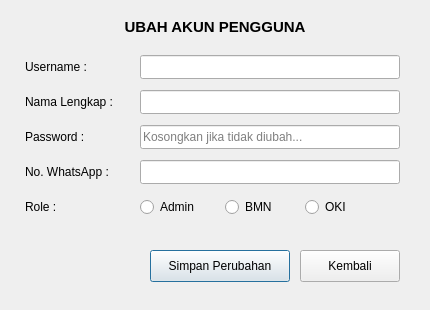
<?xml version="1.0" encoding="UTF-8"?>
<ui version="4.0">
 <class>DialogUbahAkun</class>
 <widget class="QDialog" name="DialogUbahAkun">
  <property name="geometry">
   <rect>
    <x>0</x>
    <y>0</y>
    <width>430</width>
    <height>310</height>
   </rect>
  </property>
  <property name="windowTitle">
   <string>Ubah Akun Pengguna</string>
  </property>
  <widget class="QLabel" name="lblJudul">
   <property name="geometry">
    <rect>
     <x>10</x>
     <y>15</y>
     <width>410</width>
     <height>24</height>
    </rect>
   </property>
   <property name="font">
    <font>
     <pointsize>11</pointsize>
     <weight>75</weight>
     <bold>true</bold>
    </font>
   </property>
   <property name="text">
    <string>UBAH AKUN PENGGUNA</string>
   </property>
   <property name="alignment">
    <set>Qt::AlignCenter</set>
   </property>
  </widget>
  <widget class="QLabel" name="lblUsername">
   <property name="geometry">
    <rect>
     <x>25</x>
     <y>55</y>
     <width>105</width>
     <height>24</height>
    </rect>
   </property>
   <property name="text">
    <string>Username :</string>
   </property>
  </widget>
  <widget class="QLineEdit" name="txtUsername">
   <property name="geometry">
    <rect>
     <x>140</x>
     <y>55</y>
     <width>260</width>
     <height>24</height>
    </rect>
   </property>
  </widget>
  <widget class="QLabel" name="lblNama">
   <property name="geometry">
    <rect>
     <x>25</x>
     <y>90</y>
     <width>105</width>
     <height>24</height>
    </rect>
   </property>
   <property name="text">
    <string>Nama Lengkap :</string>
   </property>
  </widget>
  <widget class="QLineEdit" name="txtNama">
   <property name="geometry">
    <rect>
     <x>140</x>
     <y>90</y>
     <width>260</width>
     <height>24</height>
    </rect>
   </property>
  </widget>
  <widget class="QLabel" name="lblPassword">
   <property name="geometry">
    <rect>
     <x>25</x>
     <y>125</y>
     <width>105</width>
     <height>24</height>
    </rect>
   </property>
   <property name="text">
    <string>Password :</string>
   </property>
  </widget>
  <widget class="QLineEdit" name="txtPassword">
   <property name="geometry">
    <rect>
     <x>140</x>
     <y>125</y>
     <width>260</width>
     <height>24</height>
    </rect>
   </property>
   <property name="echoMode">
    <enum>QLineEdit::Password</enum>
   </property>
   <property name="placeholderText">
    <string>Kosongkan jika tidak diubah...</string>
   </property>
  </widget>
  <widget class="QLabel" name="lblNoWa">
   <property name="geometry">
    <rect>
     <x>25</x>
     <y>160</y>
     <width>105</width>
     <height>24</height>
    </rect>
   </property>
   <property name="text">
    <string>No. WhatsApp :</string>
   </property>
  </widget>
  <widget class="QLineEdit" name="txtNoWa">
   <property name="geometry">
    <rect>
     <x>140</x>
     <y>160</y>
     <width>260</width>
     <height>24</height>
    </rect>
   </property>
  </widget>
  <widget class="QLabel" name="lblRole">
   <property name="geometry">
    <rect>
     <x>25</x>
     <y>195</y>
     <width>105</width>
     <height>24</height>
    </rect>
   </property>
   <property name="text">
    <string>Role :</string>
   </property>
  </widget>
  <widget class="QRadioButton" name="radioAdmin">
   <property name="geometry">
    <rect>
     <x>140</x>
     <y>195</y>
     <width>75</width>
     <height>24</height>
    </rect>
   </property>
   <property name="text">
    <string>Admin</string>
   </property>
  </widget>
  <widget class="QRadioButton" name="radioBMN">
   <property name="geometry">
    <rect>
     <x>225</x>
     <y>195</y>
     <width>70</width>
     <height>24</height>
    </rect>
   </property>
   <property name="text">
    <string>BMN</string>
   </property>
  </widget>
  <widget class="QRadioButton" name="radioOKI">
   <property name="geometry">
    <rect>
     <x>305</x>
     <y>195</y>
     <width>70</width>
     <height>24</height>
    </rect>
   </property>
   <property name="text">
    <string>OKI</string>
   </property>
  </widget>
  <widget class="QPushButton" name="btnSimpan">
   <property name="geometry">
    <rect>
     <x>150</x>
     <y>250</y>
     <width>140</width>
     <height>32</height>
    </rect>
   </property>
   <property name="text">
    <string>Simpan Perubahan</string>
   </property>
   <property name="icon">
    <iconset>
     <normaloff>../icon/transfer-data.png</normaloff>../icon/transfer-data.png</iconset>
   </property>
  </widget>
  <widget class="QPushButton" name="btnKembali">
   <property name="geometry">
    <rect>
     <x>300</x>
     <y>250</y>
     <width>100</width>
     <height>32</height>
    </rect>
   </property>
   <property name="text">
    <string>Kembali</string>
   </property>
   <property name="icon">
    <iconset>
     <normaloff>../icon/back-button.png</normaloff>../icon/back-button.png</iconset>
   </property>
  </widget>
 </widget>
 <resources/>
 <connections/>
</ui>
